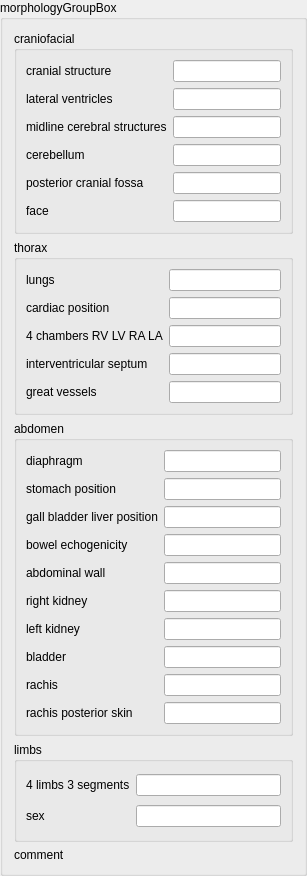
       <widget class="QGroupBox" name="fetus4MorphologyGroupBox">
        <property name="title">
         <string>morphologyGroupBox</string>
        </property>
        <layout class="QVBoxLayout" name="verticalLayout_25">
         <item>
          <widget class="QGroupBox" name="fetus4MorphologyCraniofacialGroupBox">
           <property name="sizePolicy">
            <sizepolicy hsizetype="Preferred" vsizetype="Preferred">
             <horstretch>0</horstretch>
             <verstretch>0</verstretch>
            </sizepolicy>
           </property>
           <property name="minimumSize">
            <size>
             <width>0</width>
             <height>150</height>
            </size>
           </property>
           <property name="title">
            <string>craniofacial</string>
           </property>
           <layout class="QGridLayout" name="gridLayout_17">
            <item row="0" column="0">
             <widget class="QLabel" name="fetus4CranialStructureLabel">
              <property name="text">
               <string>cranial structure</string>
              </property>
             </widget>
            </item>
            <item row="0" column="1">
             <layout class="QHBoxLayout" name="fetus4CranialStructureRadioLayout"/>
            </item>
            <item row="0" column="2">
             <widget class="QLineEdit" name="fetus4CranialStructureLineEdit"/>
            </item>
            <item row="1" column="0">
             <widget class="QLabel" name="fetus4LateralVentriclesLabel">
              <property name="text">
               <string>lateral ventricles</string>
              </property>
             </widget>
            </item>
            <item row="1" column="1">
             <layout class="QHBoxLayout" name="fetus4LateralVentriclesRadioLayout"/>
            </item>
            <item row="1" column="2">
             <widget class="QLineEdit" name="fetus4LateralVentriclesLineEdit"/>
            </item>
            <item row="2" column="0">
             <widget class="QLabel" name="fetus4MidlineCerebralStructuresLabel">
              <property name="text">
               <string>midline cerebral structures</string>
              </property>
             </widget>
            </item>
            <item row="2" column="1">
             <layout class="QHBoxLayout" name="fetus4MidlineCerebralStructuresRadioLayout"/>
            </item>
            <item row="2" column="2">
             <widget class="QLineEdit" name="fetus4MidlineCerebralStructuresLineEdit"/>
            </item>
            <item row="3" column="0">
             <widget class="QLabel" name="fetus4CerebellumLabel">
              <property name="text">
               <string>cerebellum</string>
              </property>
             </widget>
            </item>
            <item row="3" column="1">
             <layout class="QHBoxLayout" name="fetus4CerebellumRadioLayout"/>
            </item>
            <item row="3" column="2">
             <widget class="QLineEdit" name="fetus4CerebellumLineEdit"/>
            </item>
            <item row="4" column="0">
             <widget class="QLabel" name="fetus4PosteriorCranialFossaLabel">
              <property name="text">
               <string>posterior cranial fossa</string>
              </property>
             </widget>
            </item>
            <item row="4" column="1">
             <layout class="QHBoxLayout" name="fetus4PosteriorCranialFossaRadioLayout"/>
            </item>
            <item row="4" column="2">
             <widget class="QLineEdit" name="fetus4PosteriorCranialFossaLineEdit"/>
            </item>
            <item row="5" column="0">
             <widget class="QLabel" name="fetus4FaceLabel">
              <property name="text">
               <string>face</string>
              </property>
             </widget>
            </item>
            <item row="5" column="1">
             <layout class="QHBoxLayout" name="fetus4FaceRadioLayout"/>
            </item>
            <item row="5" column="2">
             <widget class="QLineEdit" name="fetus4FaceLineEdit"/>
            </item>
           </layout>
          </widget>
         </item>
         <item>
          <widget class="QGroupBox" name="fetus4MorphologyThoraxGroupBox">
           <property name="minimumSize">
            <size>
             <width>0</width>
             <height>175</height>
            </size>
           </property>
           <property name="title">
            <string>thorax</string>
           </property>
           <layout class="QGridLayout" name="gridLayout_46">
            <item row="0" column="0">
             <widget class="QLabel" name="fetus4LungsLabel">
              <property name="text">
               <string>lungs</string>
              </property>
             </widget>
            </item>
            <item row="0" column="1">
             <layout class="QHBoxLayout" name="fetus4LungsRadioLayout"/>
            </item>
            <item row="0" column="2">
             <widget class="QLineEdit" name="fetus4LungsLineEdit"/>
            </item>
            <item row="1" column="0">
             <widget class="QLabel" name="fetus4CardiacPositionLabel">
              <property name="text">
               <string>cardiac position</string>
              </property>
             </widget>
            </item>
            <item row="1" column="1">
             <layout class="QHBoxLayout" name="fetus4CardiacPositionRadioLayout"/>
            </item>
            <item row="1" column="2">
             <widget class="QLineEdit" name="fetus4CardiacPositionLineEdit"/>
            </item>
            <item row="2" column="0">
             <widget class="QLabel" name="fetus4Cardiac4ChambersLabel">
              <property name="text">
               <string>4 chambers RV LV RA LA</string>
              </property>
             </widget>
            </item>
            <item row="2" column="1">
             <layout class="QHBoxLayout" name="fetus4Cardiac4ChambersRadioLayout"/>
            </item>
            <item row="2" column="2">
             <widget class="QLineEdit" name="fetus4Cardiac4ChambersLineEdit"/>
            </item>
            <item row="3" column="0">
             <widget class="QLabel" name="fetus4IvsLabel">
              <property name="text">
               <string>interventricular septum</string>
              </property>
             </widget>
            </item>
            <item row="3" column="1">
             <layout class="QHBoxLayout" name="fetus4IvsRadioLayout"/>
            </item>
            <item row="3" column="2">
             <widget class="QLineEdit" name="fetus4IvsLineEdit"/>
            </item>
            <item row="4" column="0">
             <widget class="QLabel" name="fetus4GreatVesselsLabel">
              <property name="text">
               <string>great vessels</string>
              </property>
             </widget>
            </item>
            <item row="4" column="1">
             <layout class="QHBoxLayout" name="fetus4GreatVesselsRadioLayout"/>
            </item>
            <item row="4" column="2">
             <widget class="QLineEdit" name="fetus4GreatVesselsLineEdit"/>
            </item>
           </layout>
          </widget>
         </item>
         <item>
          <widget class="QGroupBox" name="fetus4MorphologyAbdomenGroupBox">
           <property name="minimumSize">
            <size>
             <width>0</width>
             <height>300</height>
            </size>
           </property>
           <property name="title">
            <string>abdomen</string>
           </property>
           <layout class="QGridLayout" name="gridLayout_50">
            <item row="0" column="0">
             <widget class="QLabel" name="fetus4DiaphragmLabel">
              <property name="text">
               <string>diaphragm</string>
              </property>
             </widget>
            </item>
            <item row="0" column="1">
             <layout class="QHBoxLayout" name="fetus4DiaphragmRadioLayout"/>
            </item>
            <item row="0" column="2">
             <widget class="QLineEdit" name="fetus4DiaphragmLineEdit"/>
            </item>
            <item row="1" column="0">
             <widget class="QLabel" name="fetus4StomachPositionLabel">
              <property name="text">
               <string>stomach position</string>
              </property>
             </widget>
            </item>
            <item row="1" column="1">
             <layout class="QHBoxLayout" name="fetus4StomachPositionRadioLayout"/>
            </item>
            <item row="1" column="2">
             <widget class="QLineEdit" name="fetus4StomachPositionLineEdit"/>
            </item>
            <item row="2" column="0">
             <widget class="QLabel" name="fetus4GallBladderLiverPositionLabel">
              <property name="text">
               <string>gall bladder liver position</string>
              </property>
             </widget>
            </item>
            <item row="2" column="1">
             <layout class="QHBoxLayout" name="fetus4GallBladderLiverPositionRadioLayout"/>
            </item>
            <item row="2" column="2">
             <widget class="QLineEdit" name="fetus4GallBladderLiverPositionLineEdit"/>
            </item>
            <item row="3" column="0">
             <widget class="QLabel" name="fetus4BowelEchogenicityLabel">
              <property name="text">
               <string>bowel echogenicity</string>
              </property>
             </widget>
            </item>
            <item row="3" column="1">
             <layout class="QHBoxLayout" name="fetus4BowelEchogenicityRadioLayout"/>
            </item>
            <item row="3" column="2">
             <widget class="QLineEdit" name="fetus4BowelEchogenicityLineEdit"/>
            </item>
            <item row="4" column="0">
             <widget class="QLabel" name="fetus4AbdominalWallLabel">
              <property name="text">
               <string>abdominal wall</string>
              </property>
             </widget>
            </item>
            <item row="4" column="1">
             <layout class="QHBoxLayout" name="fetus4AbdominalWallRadioLayout"/>
            </item>
            <item row="4" column="2">
             <widget class="QLineEdit" name="fetus4AbdominalWallLineEdit"/>
            </item>
            <item row="5" column="0">
             <widget class="QLabel" name="fetus4RightKidneyLabel">
              <property name="text">
               <string>right kidney</string>
              </property>
             </widget>
            </item>
            <item row="5" column="1">
             <layout class="QHBoxLayout" name="fetus4RightKidneyRadioLayout"/>
            </item>
            <item row="5" column="2">
             <widget class="QLineEdit" name="fetus4RightKidneyLineEdit"/>
            </item>
            <item row="6" column="0">
             <widget class="QLabel" name="fetus4LeftKidneyLabel">
              <property name="text">
               <string>left kidney</string>
              </property>
             </widget>
            </item>
            <item row="6" column="1">
             <layout class="QHBoxLayout" name="fetus4LeftKidneyRadioLayout"/>
            </item>
            <item row="6" column="2">
             <widget class="QLineEdit" name="fetus4LeftKidneyLineEdit"/>
            </item>
            <item row="7" column="0">
             <widget class="QLabel" name="fetus4BladderLabel">
              <property name="text">
               <string>bladder</string>
              </property>
             </widget>
            </item>
            <item row="7" column="1">
             <layout class="QHBoxLayout" name="fetus4BladderRadioLayout"/>
            </item>
            <item row="7" column="2">
             <widget class="QLineEdit" name="fetus4BladderLineEdit"/>
            </item>
            <item row="8" column="0">
             <widget class="QLabel" name="fetus4RachisLabel">
              <property name="text">
               <string>rachis</string>
              </property>
             </widget>
            </item>
            <item row="8" column="1">
             <layout class="QHBoxLayout" name="fetus4RachisRadioLayout"/>
            </item>
            <item row="8" column="2">
             <widget class="QLineEdit" name="fetus4RachisLineEdit"/>
            </item>
            <item row="9" column="0">
             <widget class="QLabel" name="fetus4RachisSkinLabel">
              <property name="text">
               <string>rachis posterior skin</string>
              </property>
             </widget>
            </item>
            <item row="9" column="1">
             <layout class="QHBoxLayout" name="fetus4RachisSkinRadioLayout"/>
            </item>
            <item row="9" column="2">
             <widget class="QLineEdit" name="fetus4RachisSkinLineEdit"/>
            </item>
           </layout>
          </widget>
         </item>
         <item>
          <widget class="QGroupBox" name="fetus4MorphologyLimbsGroupBox">
           <property name="minimumSize">
            <size>
             <width>0</width>
             <height>100</height>
            </size>
           </property>
           <property name="title">
            <string>limbs</string>
           </property>
           <layout class="QGridLayout" name="gridLayout_51">
            <item row="0" column="0">
             <widget class="QLabel" name="fetus4LimbsLabel">
              <property name="text">
               <string>4 limbs 3 segments</string>
              </property>
             </widget>
            </item>
            <item row="0" column="1">
             <layout class="QHBoxLayout" name="fetus4LimbsRadioLayout"/>
            </item>
            <item row="0" column="2">
             <widget class="QLineEdit" name="fetus4LimbsLineEdit"/>
            </item>
            <item row="1" column="0">
             <widget class="QLabel" name="fetus4SexLabel">
              <property name="text">
               <string>sex</string>
              </property>
             </widget>
            </item>
            <item row="1" column="1">
             <layout class="QHBoxLayout" name="fetus4SexRadioLayout"/>
            </item>
            <item row="1" column="2">
             <widget class="QLineEdit" name="fetus4SexLineEdit"/>
            </item>
           </layout>
          </widget>
         </item>
         <item>
          <layout class="QVBoxLayout" name="verticalLayout_24">
           <item>
            <widget class="QLabel" name="fetus4MorphologyCommentLabel">
             <property name="text">
              <string>comment</string>
             </property>
            </widget>
           </item>
           <item>
            <layout class="QFormLayout" name="fetus4MorphologyCommentFormLayout"/>
           </item>
          </layout>
         </item>
        </layout>
       </widget>
